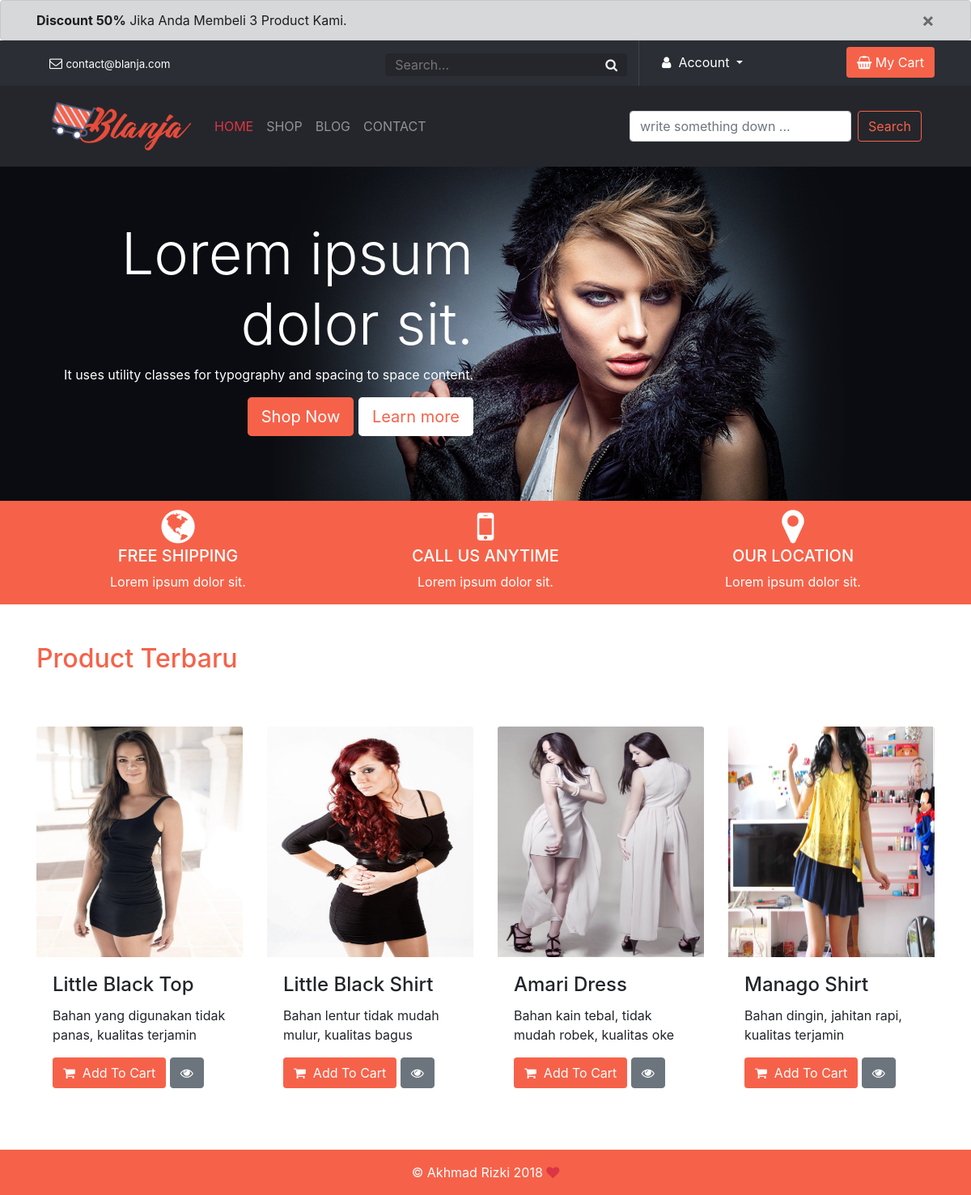
The page / on the database its author committed.
### tables this page shows
CREATE TABLE `products` (
  `id_products` int(11) NOT NULL,
  `nama_products` varchar(100) NOT NULL,
  `harga_products` int(11) NOT NULL,
  `deskripsi_products` text NOT NULL,
  `foto_products` varchar(500) NOT NULL
);

### functions/user.php (called while the page is built, shortened)
<?php
function productpelanggan($productpelanggan){
	global $db;
	$result = mysqli_query($db, $productpelanggan);
	$rows = [];
	while ( $row = mysqli_fetch_assoc($result) ) {
		$rows[] = $row;
	}
	return $rows;
}
?>

### index.php (the view, shortened to what this page needs)
<?php
  require 'view/header.php';
  $pelanggan = productpelanggan("SELECT * FROM products");
?>
    <div class="bg-main">
      <div class="container">
        <div class="row">
          <div class="col-lg-6 col-md-8 col-sm-12 py-3">
            <div class="py-5">
                <h1 class="display-3 text-white text-right">Lorem ipsum dolor sit.</h1>
                <p class="text-white text-right">It uses utility classes for typography and spacing to space content.</p>
                <p class="lead text-right">
                  <a class="btn clr-btn-main btn-lg" href="#" role="button">Shop Now</a>
                  <a class="btn clr-btn-main-border btn-lg" href="#" role="button">Learn more</a>
                </p>
            </div>
          </div>
          <div class="d-none d-lg-block col-lg-6">
          </div>
        </div>
      </div>
    </div>
    <div class="why-us">
      <div class="container">
        <div class="row">
          <div class="col-4 text-center text-white"><i class="fa fa-globe fa-3x pt-2"></i><h5>FREE SHIPPING</h5><p>Lorem ipsum dolor sit.</p></div>
          <div class="col-4 text-center text-white"><i class="fa fa-mobile fa-3x pt-2"></i><h5>CALL US ANYTIME</h5><p>Lorem ipsum dolor sit.</p></div>
          <div class="col-4 text-center text-white"><i class="fa fa-map-marker fa-3x pt-2"></i><h5>OUR LOCATION</h5><p>Lorem ipsum dolor sit.</p></div>
        </div>
      </div>
    </div>
    <div class="container">
      <h2 class="mt-5 wr-title">Product Terbaru</h2>
      <div class="row py-5">
        <?php foreach ($pelanggan as $pelanggans) : ?>
          <div class="col-lg-3 col-md-6 col-sm-12 py-2">
            <div class="card img-bor">
              <img class="card-img-top" src="view/images/<?= $pelanggans['foto_products']; ?>" alt="Card image cap" style="height: 285px;">
              <div class="card-body">
                <h4 class="card-title"><?= $pelanggans['nama_products']; ?></h4>
                <p class="card-text"><?= $pelanggans['deskripsi_products']; ?></p>
                <a href="functions/cart.php?id_products=<?= $pelanggans['id_products']; ?>" class="btn clr-btn-main" name="addchartbtn"><i class="fa fa-shopping-cart"></i>&nbsp; Add To Cart</a>
                <div class="btn-group" role="group" aria-label="Third group">
                  <a href="detail.php?id_products=<?= $pelanggans['id_products']; ?>">
                    <button type="button" class="btn btn-secondary" title="view"><i class="fa fa-eye"></i></button>
                  </a>
                </div>
              </div>
            </div>
          </div>
        <?php endforeach; ?>
      </div>
    </div>
<?php require 'view/footer.php'; ?>

### view/header.php (shortened to what this page needs)
<!doctype html>
<html>
  <head>
    <link rel="stylesheet" href="view/css/bootstrap.css">
    <link rel="stylesheet" href="view/font-awesome/css/font-awesome.css">
    <link rel="stylesheet" href="view/css/style.css">
  </head>
  <body>
  <div class="alert alert-dark fade show mb-0" role="alert">
    <div class="container">
    <strong>Discount 50%</strong> Jika Anda Membeli 3 Product Kami.
    <button type="button" class="close" data-dismiss="alert" aria-label="Close">
      <span aria-hidden="true">&times;</span>
    </button>
    </div>
  </div>
    <div class="top-header">
      <div class="container">
        <div class="row">
          <div class="col-lg-8 col-md-6 col-sm-5 py-2 pembatas">
            <ul class="nav">
              <li class="nav-item text-white">
                <a class="nav-link"><i class="fa fa-envelope-o"></i>&nbsp;<span class="size-mail">contact@blanja.com</span></a>
              </li>
              <form class="d-none d-lg-block form-inline ml-lg-auto ml-md-0 pt-2">
                <div class="input-group">
                  <input type="text" class="cari rounded-left" placeholder="Search..." aria-label="search" aria-describedby="basic-addon1">
                  <div class="input-group-prepend">
                    <span class="input-group-text rounded-right tmbl-cari" id="basic-addon1"><i class="fa fa-search"></i></span>
                  </div>
                </div>
              </form>
            </ul>
          </div>
          <div class="col-lg-4 col-md-6 col-sm-7 py-2">
            <div class="dropdown float-left">
              <button class="btn color-button dropdown-toggle" type="button" id="dropdownMenu2" data-toggle="dropdown" aria-haspopup="true" aria-expanded="false">
                <i class="fa fa-user"></i>&nbsp;
                  <?php if( isset($_SESSION["pelanggan"]) ): ?>
                    <?= $_SESSION['user']; ?>
                  <?php else: ?>
                    Account
                  <?php endif; ?>
              </button>
            </div>
           <a href="mycart.php">
            <button type="button" class="btn clr-chart float-right">
              <i class="fa fa-shopping-basket"></i>&nbsp;My Cart
            </button>
           </a>
          </div>
        </div>
      </div>
    </div>
    <div class="header py-1">
      <div class="container">
        <nav class="navbar navbar-expand-lg navbar-dark">
          <a class="navbar-brand" href="#">
            <img src="view/images/logo.png" title="Blanja.com" alt="logo" width="180">
          </a>
          <div class="collapse navbar-collapse" id="navbarSupportedContent">
            <ul class="navbar-nav mr-auto">
              <li class="nav-item active">
                <a class="nav-link text-uppercase text-danger" href="index.php">Home <span class="sr-only">(current)</span></a>
              </li>
              <li class="nav-item">
                <a class="nav-link text-uppercase" href="404.php">shop</a>
              </li>
              <li class="nav-item">
                <a class="nav-link text-uppercase" href="404.php">blog</a>
              </li>
              <li class="nav-item">
                <a class="nav-link text-uppercase" href="404.php">contact</a>
              </li>
            </ul>
            <form class="form-inline my-2 my-lg-0">
              <input class="form-control mr-sm-2" type="search" placeholder="write something down ..." aria-label="Search">
              <button class="btn clr-cari2 my-2 my-sm-0" type="submit">Search</button>
            </form>
          </div>
        </nav>
      </div>
    </div>

### view/footer.php (shortened to what this page needs)
	<div class="footer float-left w-100">
		<p class="text-center pt-3 text-white">&copy; Akhmad Rizki 2018 <i class="fa fa-heart text-danger"></i></p>
	</div>
  </body>
</html>

### view/css/style.css (style rules this page uses)
.top-header { background: #2b2e34; }
.cari { outline-color: transparent; outline: none; padding: 0 0 0 12px; border: none; background: #25262b; color: #eee; }
.size-mail { font-size: 10pt; }
.tmbl-cari { cursor: pointer; background: #25262b; color: #f1f1f1; border: none; }
.pembatas { border-right: 1px solid #40444c; }
.color-button { background: none; color: #fff; }
.clr-chart { color: #fff; background: #f66249; }
.clr-cari2 { border: 1px solid #f66249; background: none; color: #f66249; }
.header { background: #25262b; }
.bg-main { background-image: url(../images/banner.jpg); background-repeat: no-repeat; background-size: cover; border-radius: 0; }
.clr-btn-main { background: #f66249; color: #fff; }
.clr-btn-main-border { background: #fff; color: #f66249; }
.why-us { background: #f66249; }
.img-bor { border: none; }
.wr-title { color: #f66249; }
.footer { background: #f66249; }

### rows shown on the page
products: foto_products (picture), nama_products "Little Black Top", deskripsi_products "Bahan yang digunakan tidak panas, kualitas terjamin"
products: foto_products (picture), nama_products "Little Black Shirt", deskripsi_products "Bahan lentur tidak mudah mulur, kualitas bagus"
products: foto_products (picture), nama_products "Amari Dress", deskripsi_products "Bahan kain tebal, tidak mudah robek, kualitas oke"
products: foto_products (picture), nama_products "Manago Shirt", deskripsi_products "Bahan dingin, jahitan rapi, kualitas terjamin"
